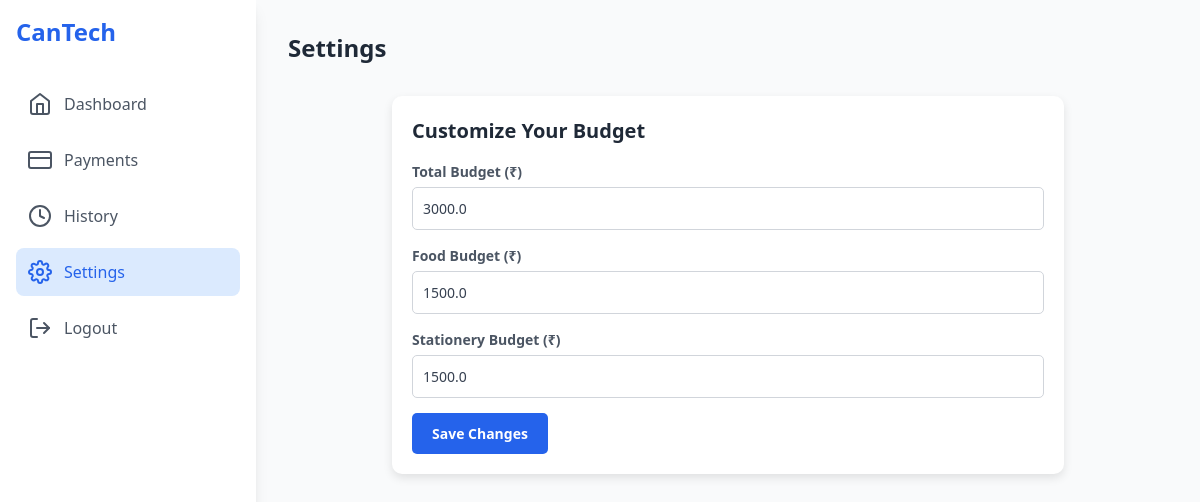
The app's page /settings (signed in) with its own data.
### tables this page shows
CREATE TABLE users (
                            id INTEGER PRIMARY KEY AUTOINCREMENT,
                            name TEXT NOT NULL,
                            college TEXT NOT NULL,
                            student_id TEXT UNIQUE NOT NULL,
                            email TEXT UNIQUE NOT NULL,
                            password TEXT NOT NULL, status TEXT NOT NULL DEFAULT 'pending', total_budget REAL DEFAULT 2000, food_budget REAL DEFAULT 1000, stationery_budget REAL DEFAULT 1000);

### app.py (the view, shortened to what this page needs)
@app.route('/settings', methods=['GET', 'POST'])
@login_required
def settings():
    total_budget = 2000
    food_budget = 1000
    stationery_budget = 1000
    with sqlite3.connect("users.db") as conn:
        cursor = conn.cursor()
        cursor.execute("SELECT total_budget, food_budget, stationery_budget FROM users WHERE id = ?", (current_user.id,))
        result = cursor.fetchone()
        if result:
            total_budget, food_budget, stationery_budget = result
    return render_template('setting.html',
                           total_budget=total_budget,
                           food_budget=food_budget,
                           stationery_budget=stationery_budget)

### app.py (called while the page is built)
@login_manager.user_loader
def load_user(user_id):
    if user_id == "0":
        return User(id=0, email='admin', password='123')
    with sqlite3.connect("users.db") as conn:
        cursor = conn.cursor()
        cursor.execute("SELECT id, email, password FROM users WHERE id = ?", (user_id,))
        user = cursor.fetchone()
        if user:
            return User(id=user[0], email=user[1], password=user[2])
    return None

### templates/setting.html (shortened to what this page needs)
<!DOCTYPE html>
<html lang="en">
<head>
    <link href="https://cdnjs.cloudflare.com/ajax/libs/tailwindcss/2.2.19/tailwind.min.css" rel="stylesheet">
</head>
<body class="bg-gray-50">
    <div class="flex min-h-screen">
        <aside class="w-64 bg-white shadow-lg p-4 space-y-4">
            <div class="text-2xl font-bold text-blue-600 mb-8">CanTech</div>
            <nav class="space-y-2">
                <a href="{{ url_for('dashboard') }}" class="flex items-center space-x-3 text-gray-600 p-3 rounded-lg hover:bg-gray-100">
                    <i data-feather="home"></i>
                    <span>Dashboard</span>
                </a>
                <a href="{{ url_for('payments') }}" class="flex items-center space-x-3 text-gray-600 p-3 rounded-lg hover:bg-gray-100">
                    <i data-feather="credit-card"></i>
                    <span>Payments</span>
                </a>
                <a href="{{ url_for('history') }}" class="flex items-center space-x-3 text-gray-600 p-3 rounded-lg hover:bg-gray-100">
                    <i data-feather="clock"></i>
                    <span>History</span>
                </a>
                <a href="{{ url_for('settings') }}" class="flex items-center space-x-3 bg-blue-100 text-blue-600 p-3 rounded-lg">
                    <i data-feather="settings"></i>
                    <span>Settings</span>
                </a>
                <a href="{{ url_for('logout') }}" class="flex items-center space-x-3 text-gray-600 p-3 rounded-lg hover:bg-gray-100 mt-auto">
                    <i data-feather="log-out"></i>
                    <span>Logout</span>
                </a>
            </nav>
        </aside>
        <main class="flex-1 p-8">
            <header class="mb-8">
                <h1 class="text-2xl font-bold text-gray-800">Settings</h1>
            </header>
            <div class="form-section max-w-2xl mx-auto">
                <h3>Customize Your Budget</h3>
                <form method="POST" action="{{ url_for('settings') }}" id="budgetForm">
                    <div>
                        <label for="total_budget">Total Budget (₹)</label>
                        <input type="number" id="total_budget" name="limit" min="1000" max="10000" value="{{ total_budget }}" required>
                    </div>
                    <div>
                        <label for="food_budget">Food Budget (₹)</label>
                        <input type="number" id="food_budget" name="food_limit" min="500" max="{{ total_budget }}" value="{{ food_budget }}" required>
                    </div>
                    <div>
                        <label for="stationery_budget">Stationery Budget (₹)</label>
                        <input type="number" id="stationery_budget" name="stationery_limit" min="500" max="{{ total_budget }}" value="{{ stationery_budget }}" required>
                    </div>
                    <div>
                        <button type="submit">Save Changes</button>
                    </div>
                </form>
            </div>
        </main>
    </div>
</body>
</html>

### templates/setting.html (style rules this page uses)
.form-section { background-color: #ffffff; padding: 20px; border-radius: 10px; box-shadow: 0 4px 10px rgba(0, 0, 0, 0.1); }
.form-section h3 { font-size: 1.25rem; font-weight: bold; color: #1f2937; margin-bottom: 15px; }
.form-section label { font-size: 0.875rem; font-weight: 600; color: #4b5563; display: block; margin-bottom: 5px; }
.form-section input[type="number"], .form-section select { width: 100%; padding: 10px; border: 1px solid #d1d5db; border-radius: 5px; font-size: 0.875rem; color: #374151; margin-bottom: 15px; }
.form-section button { background-color: #2563eb; color: #ffffff; padding: 10px 20px; border: none; border-radius: 5px; font-size: 0.875rem; font-weight: 600; cursor: pointer; transition: background-color 0.3s ease; }

### records on screen
users: limit "3000.0", food_limit "1500.0", stationery_limit "1500.0"
